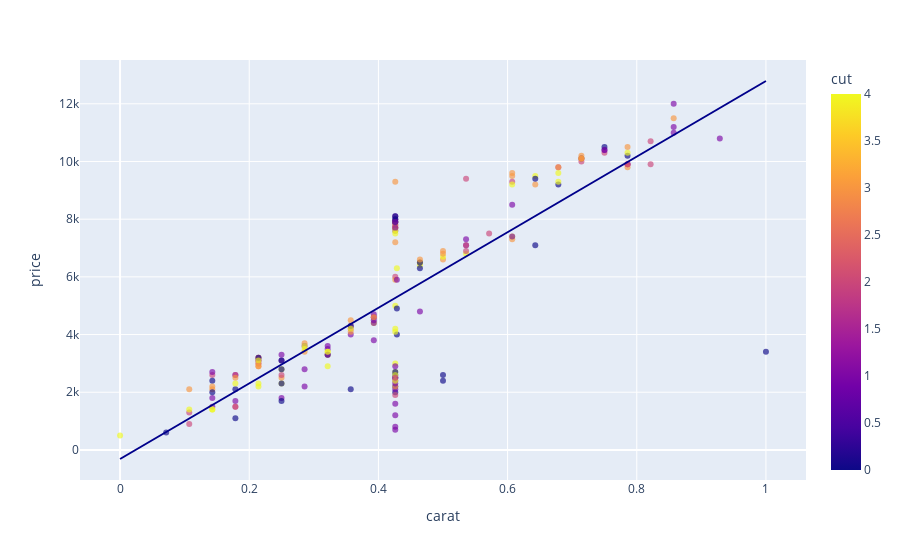

The code cell stored with this chart in its notebook:
### Code cell
fig = px.scatter(
    df, x='carat', y='price', opacity=0.65,
    trendline='ols', trendline_color_override='darkblue', color='cut'
)
fig.show()

### Figure 1 — Plotly figure (JSON) as saved in the notebook; plotly's stock layout.template omitted (floating-point values rounded to 4 significant figures; data arrays with more than 128 entries replaced by an {"elided": "..."} marker saying what was removed)
{"data": [{"hovertemplate": "carat=%{x}<br>price=%{y}<br>cut=%{marker.color}<extra></extra>", "legendgroup": "", "marker": {"color": {"elided": "191 int values"}, "coloraxis": "coloraxis", "opacity": 0.65, "symbol": "circle"}, "mode": "markers", "name": "", "orientation": "v", "showlegend": false, "type": "scatter", "x": {"elided": "191 float values"}, "xaxis": "x", "y": {"elided": "191 int values"}, "yaxis": "y"}, {"hovertemplate": "<b>OLS trendline</b><br>price = 13105.1 * carat + -314.547<br>R<sup>2</sup>=0.703904<br><br>carat=%{x}<br>price=%{y} <b>(trend)</b><extra></extra>", "legendgroup": "", "line": {"color": "darkblue"}, "marker": {"symbol": "circle"}, "mode": "lines", "name": "", "showlegend": false, "type": "scatter", "x": {"elided": "191 float values"}, "xaxis": "x", "y": {"elided": "191 float values"}, "yaxis": "y"}], "layout": {"coloraxis": {"colorbar": {"title": {"text": "cut"}}, "colorscale": [[0, "#0d0887"], [0.1111, "#46039f"], [0.2222, "#7201a8"], [0.3333, "#9c179e"], [0.4444, "#bd3786"], [0.5556, "#d8576b"], [0.6667, "#ed7953"], [0.7778, "#fb9f3a"], [0.8889, "#fdca26"], [1, "#f0f921"]]}, "legend": {"tracegroupgap": 0}, "margin": {"t": 60}, "xaxis": {"anchor": "y", "domain": [0, 1], "title": {"text": "carat"}}, "yaxis": {"anchor": "x", "domain": [0, 1], "title": {"text": "price"}}}}
